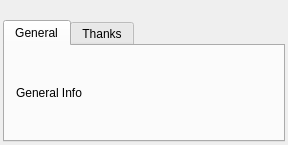
<?xml version="1.0" encoding="UTF-8"?>
<ui version="4.0">
 <class>AboutDialogUI</class>
 <widget class="QDialog" name="AboutDialogUI">
  <property name="geometry">
   <rect>
    <x>0</x>
    <y>0</y>
    <width>406</width>
    <height>300</height>
   </rect>
  </property>
  <property name="minimumSize">
   <size>
    <width>400</width>
    <height>300</height>
   </size>
  </property>
  <property name="windowTitle">
   <string>About</string>
  </property>
  <layout class="QVBoxLayout" name="verticalLayout">
   <property name="spacing">
    <number>3</number>
   </property>
   <property name="sizeConstraint">
    <enum>QLayout::SetFixedSize</enum>
   </property>
   <property name="margin">
    <number>3</number>
   </property>
   <item>
    <widget class="QLabel" name="label">
     <property name="text">
      <string/>
     </property>
     <property name="pixmap">
      <pixmap resource="../resources.qrc">:/resources/images/logo.png</pixmap>
     </property>
     <property name="alignment">
      <set>Qt::AlignCenter</set>
     </property>
    </widget>
   </item>
   <item>
    <widget class="QTabWidget" name="tabWidget">
     <property name="currentIndex">
      <number>0</number>
     </property>
     <widget class="QWidget" name="generalInfoTab">
      <attribute name="title">
       <string>General</string>
      </attribute>
      <layout class="QGridLayout" name="gridLayout">
       <item row="0" column="0">
        <widget class="QLabel" name="generalInfoLabel">
         <property name="sizePolicy">
          <sizepolicy hsizetype="Expanding" vsizetype="Expanding">
           <horstretch>0</horstretch>
           <verstretch>0</verstretch>
          </sizepolicy>
         </property>
         <property name="text">
          <string notr="true">General Info</string>
         </property>
         <property name="scaledContents">
          <bool>true</bool>
         </property>
         <property name="wordWrap">
          <bool>true</bool>
         </property>
         <property name="openExternalLinks">
          <bool>true</bool>
         </property>
         <property name="textInteractionFlags">
          <set>Qt::LinksAccessibleByKeyboard|Qt::LinksAccessibleByMouse</set>
         </property>
        </widget>
       </item>
      </layout>
     </widget>
     <widget class="QWidget" name="thanksTab">
      <attribute name="title">
       <string>Thanks</string>
      </attribute>
      <layout class="QGridLayout" name="gridLayout_2">
       <item row="0" column="0">
        <widget class="QTextBrowser" name="textBrowser">
         <property name="html">
          <string notr="true">&lt;!DOCTYPE HTML PUBLIC &quot;-//W3C//DTD HTML 4.0//EN&quot; &quot;http://www.w3.org/TR/REC-html40/strict.dtd&quot;&gt;
&lt;html&gt;&lt;head&gt;&lt;meta name=&quot;qrichtext&quot; content=&quot;1&quot; /&gt;&lt;style type=&quot;text/css&quot;&gt;
p, li { white-space: pre-wrap; }
&lt;/style&gt;&lt;/head&gt;&lt;body style=&quot; font-family:'SimSun'; font-size:9pt; font-weight:400; font-style:normal;&quot;&gt;
&lt;p style=&quot;-qt-paragraph-type:empty; margin-top:0px; margin-bottom:0px; margin-left:0px; margin-right:0px; -qt-block-indent:0; text-indent:0px; font-family:'Sans Serif';&quot;&gt;&lt;br /&gt;&lt;/p&gt;
&lt;p style=&quot; margin-top:0px; margin-bottom:0px; margin-left:0px; margin-right:0px; -qt-block-indent:0; text-indent:0px;&quot;&gt;&lt;span style=&quot; font-family:'宋体'; font-size:12pt;&quot;&gt;GNU:	&lt;/span&gt;&lt;a href=&quot;http://www.gnu.org/&quot;&gt;&lt;span style=&quot; font-family:'宋体'; font-size:12pt; text-decoration: underline; color:#0000ff;&quot;&gt;http://www.gnu.org/&lt;/span&gt;&lt;/a&gt;&lt;/p&gt;
&lt;p style=&quot;-qt-paragraph-type:empty; margin-top:0px; margin-bottom:0px; margin-left:0px; margin-right:0px; -qt-block-indent:0; text-indent:0px; font-family:'宋体'; font-size:12pt;&quot;&gt;&lt;br /&gt;&lt;/p&gt;
&lt;p style=&quot; margin-top:0px; margin-bottom:0px; margin-left:0px; margin-right:0px; -qt-block-indent:0; text-indent:0px;&quot;&gt;&lt;span style=&quot; font-family:'宋体'; font-size:12pt;&quot;&gt;MinGW:	&lt;/span&gt;&lt;a href=&quot;http://www.mingw.org/&quot;&gt;&lt;span style=&quot; font-family:'宋体'; font-size:12pt; text-decoration: underline; color:#0000ff;&quot;&gt;http://www.mingw.org/&lt;/span&gt;&lt;/a&gt;&lt;/p&gt;
&lt;p style=&quot;-qt-paragraph-type:empty; margin-top:0px; margin-bottom:0px; margin-left:0px; margin-right:0px; -qt-block-indent:0; text-indent:0px; font-family:'宋体'; font-size:12pt;&quot;&gt;&lt;br /&gt;&lt;/p&gt;
&lt;p style=&quot; margin-top:0px; margin-bottom:0px; margin-left:0px; margin-right:0px; -qt-block-indent:0; text-indent:0px;&quot;&gt;&lt;span style=&quot; font-family:'宋体'; font-size:12pt;&quot;&gt;Eclipse:	&lt;/span&gt;&lt;a href=&quot;http://www.eclipse.org/&quot;&gt;&lt;span style=&quot; font-family:'宋体'; font-size:12pt; text-decoration: underline; color:#0000ff;&quot;&gt;http://www.eclipse.org/&lt;/span&gt;&lt;/a&gt;&lt;/p&gt;
&lt;p style=&quot;-qt-paragraph-type:empty; margin-top:0px; margin-bottom:0px; margin-left:0px; margin-right:0px; -qt-block-indent:0; text-indent:0px; font-family:'宋体'; font-size:12pt;&quot;&gt;&lt;br /&gt;&lt;/p&gt;
&lt;p style=&quot; margin-top:0px; margin-bottom:0px; margin-left:0px; margin-right:0px; -qt-block-indent:0; text-indent:0px;&quot;&gt;&lt;span style=&quot; font-family:'宋体'; font-size:12pt;&quot;&gt;SQLite:	&lt;/span&gt;&lt;a href=&quot;http://www.sqlite.org/&quot;&gt;&lt;span style=&quot; font-family:'宋体'; font-size:12pt; text-decoration: underline; color:#0000ff;&quot;&gt;http://www.sqlite.org/&lt;/span&gt;&lt;/a&gt;&lt;/p&gt;
&lt;p style=&quot;-qt-paragraph-type:empty; margin-top:0px; margin-bottom:0px; margin-left:0px; margin-right:0px; -qt-block-indent:0; text-indent:0px; font-family:'宋体'; font-size:12pt;&quot;&gt;&lt;br /&gt;&lt;/p&gt;
&lt;p style=&quot; margin-top:0px; margin-bottom:0px; margin-left:0px; margin-right:0px; -qt-block-indent:0; text-indent:0px;&quot;&gt;&lt;span style=&quot; font-family:'宋体'; font-size:12pt;&quot;&gt;MySQL:	&lt;/span&gt;&lt;a href=&quot;http://www.mysql.com/&quot;&gt;&lt;span style=&quot; font-family:'宋体'; font-size:12pt; text-decoration: underline; color:#0000ff;&quot;&gt;http://www.mysql.com/&lt;/span&gt;&lt;/a&gt;&lt;/p&gt;
&lt;p style=&quot;-qt-paragraph-type:empty; margin-top:0px; margin-bottom:0px; margin-left:0px; margin-right:0px; -qt-block-indent:0; text-indent:0px; font-family:'宋体'; font-size:12pt;&quot;&gt;&lt;br /&gt;&lt;/p&gt;
&lt;p style=&quot; margin-top:0px; margin-bottom:0px; margin-left:0px; margin-right:0px; -qt-block-indent:0; text-indent:0px;&quot;&gt;&lt;span style=&quot; font-family:'宋体'; font-size:12pt;&quot;&gt;KDE	&lt;/span&gt;&lt;a href=&quot;http://kde.org/&quot;&gt;&lt;span style=&quot; font-family:'宋体'; font-size:12pt; text-decoration: underline; color:#0000ff;&quot;&gt;http://kde.org/&lt;/span&gt;&lt;/a&gt;&lt;/p&gt;
&lt;p style=&quot;-qt-paragraph-type:empty; margin-top:0px; margin-bottom:0px; margin-left:0px; margin-right:0px; -qt-block-indent:0; text-indent:0px; font-family:'Sans Serif'; font-size:12pt; text-decoration: underline; color:#0000ff;&quot;&gt;&lt;br /&gt;&lt;/p&gt;
&lt;p style=&quot; margin-top:0px; margin-bottom:0px; margin-left:0px; margin-right:0px; -qt-block-indent:0; text-indent:0px;&quot;&gt;&lt;span style=&quot; font-family:'宋体'; font-size:12pt;&quot;&gt;QtCN:	&lt;/span&gt;&lt;a href=&quot;http://qtcn.org/bbs/home.php&quot;&gt;&lt;span style=&quot; font-family:'宋体'; font-size:12pt; text-decoration: underline; color:#0000ff;&quot;&gt;http://qtcn.org/bbs/home.php&lt;/span&gt;&lt;/a&gt;&lt;/p&gt;
&lt;p style=&quot;-qt-paragraph-type:empty; margin-top:0px; margin-bottom:0px; margin-left:0px; margin-right:0px; -qt-block-indent:0; text-indent:0px; font-family:'宋体'; font-size:12pt;&quot;&gt;&lt;br /&gt;&lt;/p&gt;
&lt;p style=&quot; margin-top:0px; margin-bottom:0px; margin-left:0px; margin-right:0px; -qt-block-indent:0; text-indent:0px;&quot;&gt;&lt;span style=&quot; font-family:'宋体'; font-size:12pt;&quot;&gt;Qt:	&lt;/span&gt;&lt;a href=&quot;http://qt-project.org/&quot;&gt;&lt;span style=&quot; font-size:12pt; text-decoration: underline; color:#0000ff;&quot;&gt;http://qt-project.org/&lt;/span&gt;&lt;/a&gt;&lt;/p&gt;
&lt;p style=&quot;-qt-paragraph-type:empty; margin-top:0px; margin-bottom:0px; margin-left:0px; margin-right:0px; -qt-block-indent:0; text-indent:0px; font-family:'宋体'; font-size:11pt;&quot;&gt;&lt;br /&gt;&lt;/p&gt;
&lt;p align=&quot;center&quot; style=&quot; margin-top:0px; margin-bottom:0px; margin-left:0px; margin-right:0px; -qt-block-indent:0; text-indent:0px;&quot;&gt;&lt;span style=&quot; font-family:'宋体'; font-size:12pt; font-weight:600; color:#ff0000;&quot;&gt;....&lt;/span&gt;&lt;/p&gt;&lt;/body&gt;&lt;/html&gt;</string>
         </property>
         <property name="openExternalLinks">
          <bool>true</bool>
         </property>
         <property name="openLinks">
          <bool>true</bool>
         </property>
        </widget>
       </item>
      </layout>
     </widget>
    </widget>
   </item>
  </layout>
 </widget>
 <layoutdefault spacing="6" margin="11"/>
 <resources>
  <include location="../resources.qrc"/>
 </resources>
 <connections/>
</ui>
